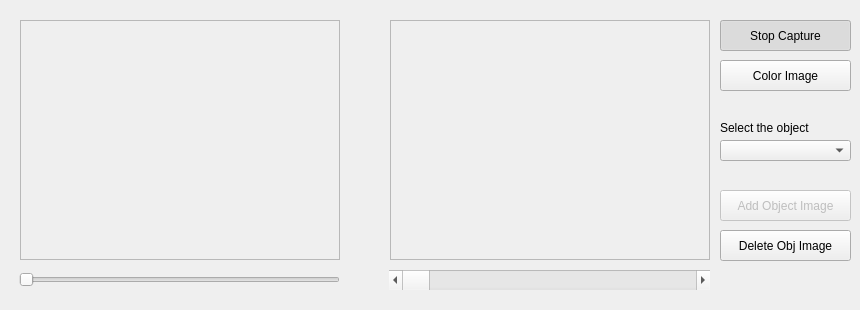
<?xml version="1.0" encoding="UTF-8"?>
<ui version="4.0">
 <class>MainWindow</class>
 <widget class="QWidget" name="MainWindow">
  <property name="geometry">
   <rect>
    <x>0</x>
    <y>0</y>
    <width>860</width>
    <height>310</height>
   </rect>
  </property>
  <property name="windowTitle">
   <string>Proyecto de Visión Artificial</string>
  </property>
  <widget class="QFrame" name="imageFrameS">
   <property name="geometry">
    <rect>
     <x>20</x>
     <y>20</y>
     <width>320</width>
     <height>240</height>
    </rect>
   </property>
   <property name="frameShape">
    <enum>QFrame::StyledPanel</enum>
   </property>
   <property name="frameShadow">
    <enum>QFrame::Raised</enum>
   </property>
  </widget>
  <widget class="QFrame" name="imageFrameD">
   <property name="geometry">
    <rect>
     <x>390</x>
     <y>20</y>
     <width>320</width>
     <height>240</height>
    </rect>
   </property>
   <property name="frameShape">
    <enum>QFrame::StyledPanel</enum>
   </property>
   <property name="frameShadow">
    <enum>QFrame::Raised</enum>
   </property>
  </widget>
  <widget class="QPushButton" name="captureButton">
   <property name="enabled">
    <bool>true</bool>
   </property>
   <property name="geometry">
    <rect>
     <x>720</x>
     <y>20</y>
     <width>131</width>
     <height>31</height>
    </rect>
   </property>
   <property name="text">
    <string>Stop Capture</string>
   </property>
   <property name="checkable">
    <bool>true</bool>
   </property>
   <property name="checked">
    <bool>true</bool>
   </property>
  </widget>
  <widget class="QPushButton" name="colorButton">
   <property name="geometry">
    <rect>
     <x>720</x>
     <y>60</y>
     <width>131</width>
     <height>31</height>
    </rect>
   </property>
   <property name="text">
    <string>Color Image</string>
   </property>
   <property name="checkable">
    <bool>true</bool>
   </property>
   <property name="checked">
    <bool>false</bool>
   </property>
  </widget>
  <widget class="QPushButton" name="addButton">
   <property name="enabled">
    <bool>false</bool>
   </property>
   <property name="geometry">
    <rect>
     <x>720</x>
     <y>190</y>
     <width>131</width>
     <height>31</height>
    </rect>
   </property>
   <property name="text">
    <string>Add Object Image</string>
   </property>
   <property name="checkable">
    <bool>false</bool>
   </property>
   <property name="checked">
    <bool>false</bool>
   </property>
  </widget>
  <widget class="QPushButton" name="delButton">
   <property name="enabled">
    <bool>true</bool>
   </property>
   <property name="geometry">
    <rect>
     <x>720</x>
     <y>230</y>
     <width>131</width>
     <height>31</height>
    </rect>
   </property>
   <property name="text">
    <string>Delete Obj Image</string>
   </property>
   <property name="checkable">
    <bool>false</bool>
   </property>
   <property name="checked">
    <bool>false</bool>
   </property>
  </widget>
  <widget class="QScrollBar" name="horizontalScrollBar">
   <property name="geometry">
    <rect>
     <x>389</x>
     <y>270</y>
     <width>321</width>
     <height>20</height>
    </rect>
   </property>
   <property name="orientation">
    <enum>Qt::Horizontal</enum>
   </property>
  </widget>
  <widget class="QComboBox" name="objectComboBox">
   <property name="geometry">
    <rect>
     <x>720</x>
     <y>140</y>
     <width>131</width>
     <height>21</height>
    </rect>
   </property>
  </widget>
  <widget class="QLabel" name="label">
   <property name="geometry">
    <rect>
     <x>720</x>
     <y>120</y>
     <width>101</width>
     <height>16</height>
    </rect>
   </property>
   <property name="text">
    <string>Select the object</string>
   </property>
  </widget>
  <widget class="QSlider" name="horizontalSlider">
   <property name="geometry">
    <rect>
     <x>19</x>
     <y>270</y>
     <width>321</width>
     <height>20</height>
    </rect>
   </property>
   <property name="maximum">
    <number>0</number>
   </property>
   <property name="orientation">
    <enum>Qt::Horizontal</enum>
   </property>
  </widget>
 </widget>
 <resources/>
 <connections/>
</ui>
